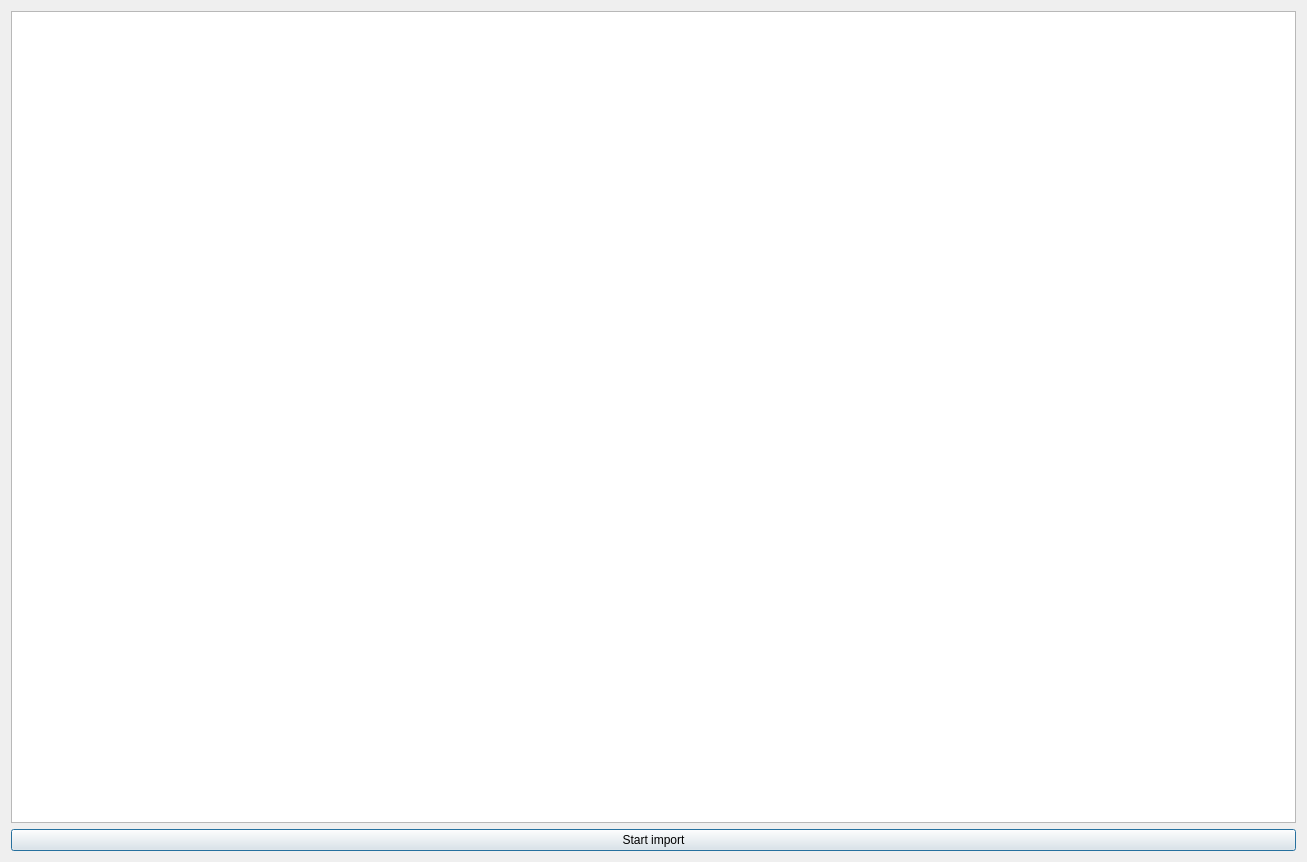
<?xml version="1.0" encoding="UTF-8"?>
<ui version="4.0">
 <class>Dialog</class>
 <widget class="QDialog" name="Dialog">
  <property name="geometry">
   <rect>
    <x>0</x>
    <y>0</y>
    <width>1307</width>
    <height>862</height>
   </rect>
  </property>
  <property name="windowTitle">
   <string>Import preview</string>
  </property>
  <layout class="QVBoxLayout" name="verticalLayout">
   <item>
    <widget class="QTableView" name="tableView">
     <attribute name="horizontalHeaderVisible">
      <bool>false</bool>
     </attribute>
     <attribute name="horizontalHeaderStretchLastSection">
      <bool>false</bool>
     </attribute>
    </widget>
   </item>
   <item>
    <widget class="QPushButton" name="pushButton">
     <property name="text">
      <string>Start import</string>
     </property>
    </widget>
   </item>
  </layout>
 </widget>
 <resources/>
 <connections/>
</ui>
